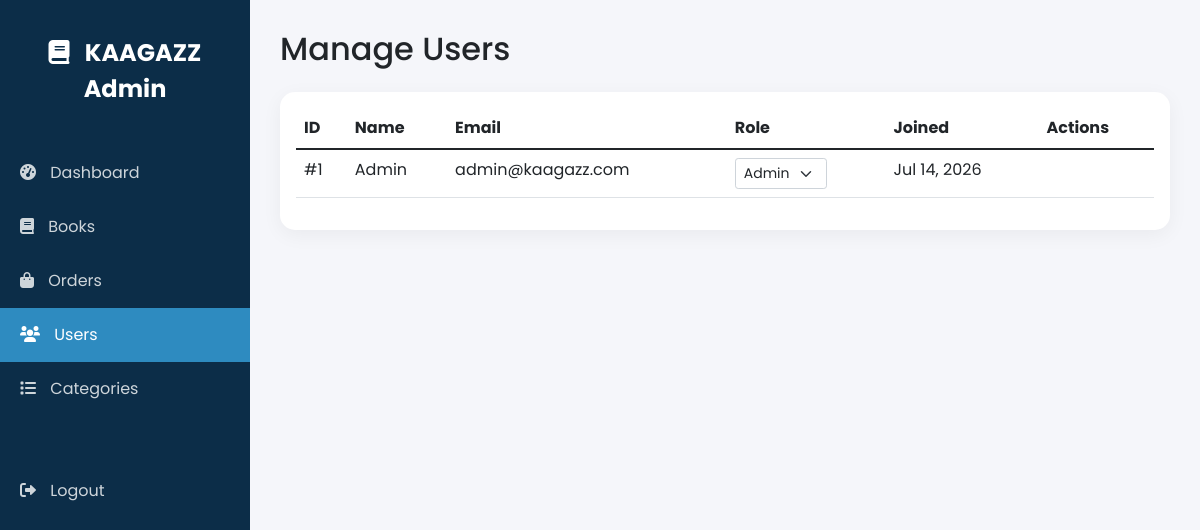
The page /admin/users.php (signed in) on the database its author committed.
### tables this page shows
CREATE TABLE IF NOT EXISTS users (
    id INT AUTO_INCREMENT PRIMARY KEY,
    name VARCHAR(255) NOT NULL,
    email VARCHAR(255) NOT NULL UNIQUE,
    password VARCHAR(255) NOT NULL,
    role ENUM('user', 'seller', 'admin') DEFAULT 'user',
    phone VARCHAR(20) DEFAULT NULL,
    address TEXT DEFAULT NULL,
    created_at TIMESTAMP DEFAULT CURRENT_TIMESTAMP,
    updated_at TIMESTAMP DEFAULT CURRENT_TIMESTAMP ON UPDATE CURRENT_TIMESTAMP
);

### admin/users.php (the view, shortened to what this page needs)
<?php
require_once '../config/database.php';
$users = $conn->query("SELECT * FROM users ORDER BY created_at DESC");
?>
<!DOCTYPE html>
<html lang="en">
<head>
    <link href="https://cdn.jsdelivr.net/npm/bootstrap@5.1.3/dist/css/bootstrap.min.css" rel="stylesheet">
    <link rel="stylesheet" href="https://cdnjs.cloudflare.com/ajax/libs/font-awesome/6.0.0/css/all.min.css">
</head>
<body>
    <div class="sidebar">
        <div class="text-center mb-4">
            <a href="index.php" class="fs-4 fw-bold text-white text-decoration-none">
                <i class="fas fa-book"></i> KAAGAZZ Admin
            </a>
        </div>
        <a href="index.php"><i class="fas fa-tachometer-alt"></i> Dashboard</a>
        <a href="books.php"><i class="fas fa-book"></i> Books</a>
        <a href="orders.php"><i class="fas fa-shopping-bag"></i> Orders</a>
        <a href="users.php" class="active"><i class="fas fa-users"></i> Users</a>
        <a href="categories.php"><i class="fas fa-list"></i> Categories</a>
        <a href="../auth/logout.php" class="mt-5"><i class="fas fa-sign-out-alt"></i> Logout</a>
    </div>
    <div class="main-content">
        <h2 class="mb-4">Manage Users</h2>
        <div class="card">
            <div class="card-body">
                <table class="table table-hover">
                    <thead>
                        <tr>
                            <th>ID</th>
                            <th>Name</th>
                            <th>Email</th>
                            <th>Role</th>
                            <th>Joined</th>
                            <th>Actions</th>
                        </tr>
                    </thead>
                    <tbody>
                        <?php while($user = $users->fetch_assoc()): ?>
                            <tr>
                                <td>#<?php echo $user['id']; ?></td>
                                <td><?php echo htmlspecialchars($user['name']); ?></td>
                                <td><?php echo htmlspecialchars($user['email']); ?></td>
                                <td>
                                    <form method="POST" style="display:inline;">
                                        <select name="role" class="form-select form-select-sm" style="width:auto;" onchange="this.form.submit()">
                                            <option value="admin" <?php echo $user['role'] === 'admin' ? 'selected' : ''; ?>>Admin</option>
                                        </select>
                                    </form>
                                </td>
                                <td><?php echo date('M d, Y', strtotime($user['created_at'])); ?></td>
                                <td>
                                </td>
                            </tr>
                        <?php endwhile; ?>
                    </tbody>
                </table>
            </div>
        </div>
    </div>
</body>
</html>

### admin/users.php (style rules this page uses)
:root { --primary: #2E8BC0; --dark: #0C2D48; }
body { font-family: 'Poppins', sans-serif; background: #f5f6fa; }
.sidebar { background: var(--dark); min-height: 100vh; position: fixed; width: 250px; padding-top: 20px; }
.sidebar a { color: rgba(255,255,255,0.8); text-decoration: none; padding: 15px 20px; display: block; transition: all 0.3s; }
.sidebar a:hover, .sidebar a.active { background: var(--primary); color: #fff; }
.sidebar a i { margin-right: 10px; }
.main-content { margin-left: 250px; padding: 30px; }
.card { border: none; border-radius: 15px; box-shadow: 0 5px 20px rgba(0,0,0,0.05); }

### rows shown on the page
users: id "1", name "Admin", email "admin@kaagazz.com", role "Admin", created_at "Jul 14, 2026"
